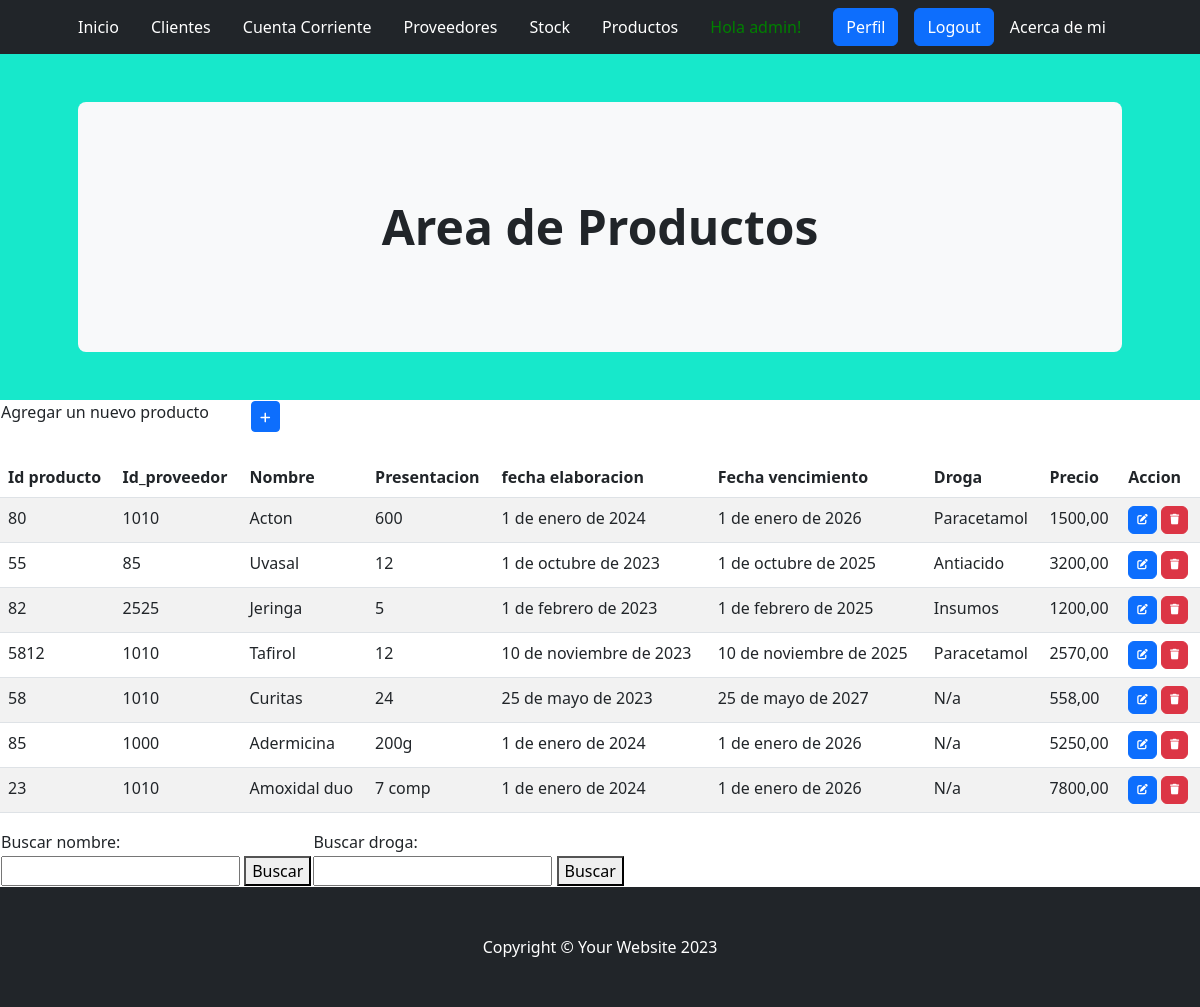
/aplicacion/productos/ (signed in), run on the app's committed database.
### aplicacion/models.py (models this page shows, shortened)
class Producto(models.Model):
    id_producto=models.IntegerField()
    id_proveedor=models.IntegerField()
    nombre = models.CharField(max_length=100)
    presentacion = models.CharField(max_length=100)
    fecha_elav= models.DateField()
    fecha_vence= models.DateField()
    droga=models.CharField(max_length=300)
    precio = models.DecimalField(max_digits=10, decimal_places=2)

### aplicacion/views.py (the view)
# urls.py: path('productos/', ProductoList.as_view(), name="productos"),
class ProductoList(LoginRequiredMixin,ListView):
    model = Producto

### aplicacion/templates/aplicacion/producto_list.html (shortened to what this page needs)
{% extends 'aplicacion/home.html' %}
{% block titulo %}
<header class="py-5" style="background-color: #17E8CB;">
    <div class="container px-lg-5">
        <div class="p-4 p-lg-5 bg-light rounded-3 text-center">
            <div class="m-4 m-lg-5">
                <h1 class="display-5 fw-bold">Area de Productos</h1>
            </div>
        </div>
    </div>
</header>
{% endblock titulo %}
{% block contenido %}
<table>
    <tr>
        <td width="250"><h6>Agregar un nuevo producto</h6></td>
        <td>
            <a
            href="{% url 'producto_create' %}"
            class="btn btn-primary btn-sm"
            >
            </a>
        </td>
    </tr>
</table>
    <table class="table table-striped">
        <thead>
            <tr>
                <br>
                <th>Id producto</th>
                <th>Id_proveedor</th>
                <th>Nombre</th>
                <th>Presentacion</th>
                <th>fecha elaboracion</th>
                <th>Fecha vencimiento</th>
                <th>Droga</th>
                <th>Precio</th>
                <th>Accion</th>
            </tr>
        </thead>
        <tbody>
    {% for c in producto_list  %}
            <tr>
                <td>{{ c.id_producto }}</td>
                <td>{{ c.id_proveedor }}</td>
                <td>{{ c.nombre|capfirst }}</td>
                <td>{{ c.presentacion }}</td>
                <td>{{ c.fecha_elav }}</td>
                <td>{{ c.fecha_vence }}</td>
                <td>{{ c.droga|capfirst }}</td>
                <td>{{ c.precio }}</td>
                <td>
                    <a
                      href="{% url 'producto_update' c.id %}"
                      class="btn btn-primary"
                      style="--bs-btn-padding-y: .25rem; --bs-btn-padding-x: .5rem; --bs-btn-font-size: .75rem;"
                      >
                    </a>
                    <a
                      href="{% url 'producto_delete' c.id %}"
                      class="btn btn-danger"
                      style="--bs-btn-padding-y: .25rem; --bs-btn-padding-x: .5rem; --bs-btn-font-size: .75rem;"
                      >
                    </a>
                  </td>
            </tr>
    {% endfor %}
        </tbody>
    </table>
{% endblock contenido %}
{% block menues %}
<table>
    <tr>
        <td><label for="buscarNombre">Buscar nombre:</label></td>
        <td><label for="buscarDroga">Buscar droga:</label></td>
    </tr>
    <tr>
        <td><form class="form-inline" action="{% url 'buscarProductos' %}" method="get">
            <input type="text" name="buscar" id="buscarNombre">
            <button type="submit">Buscar</button></form></td>
        <td><form class="form-inline" action="{% url 'buscarproductosDroga' %}" method="get">
            <input type="text" name="buscar" id="buscarDroga">
            <button type="submit">Buscar</button></form></td>
    </tr>
</table>
{% endblock menues %}

### aplicacion/templates/aplicacion/home.html (shortened to what this page needs)
<!DOCTYPE html>
<html lang="en">
    <head>
        {% load static %}
        <link href="https://cdn.jsdelivr.net/npm/bootstrap-icons@1.4.1/font/bootstrap-icons.css" rel="stylesheet" />
        <link href="{% static 'css/styles.css'%}" rel="stylesheet" />
        <link rel="stylesheet" href="https://cdnjs.cloudflare.com/ajax/libs/font-awesome/6.4.0/css/all.min.css">
    </head>
    <body>
        <nav class="navbar navbar-expand-lg navbar-dark bg-dark">
            <div class="container px-lg-5">
                {% if user.is_authenticated %}
                    <a class="navbar-brand" href="{% url 'home' %}" style="font-size: 16px;">Inicio</a>
                    <a class="navbar-brand" href="{% url 'clientes' %}" style="font-size: 16px;">Clientes</a>
                    <a class="navbar-brand" href="{% url 'cuentas' %}" style="font-size: 16px;">Cuenta Corriente</a>
                    <a class="navbar-brand" href="{% url 'proveedores' %}" style="font-size: 16px;">Proveedores</a>
                    <a class="navbar-brand" href="{% url 'stock' %}" style="font-size: 16px;">Stock</a>
                    <a class="navbar-brand" href="{% url 'productos' %}" style="font-size: 16px;">Productos</a>
                    <a style="color:green">Hola {{user.username}}!</a>
                    <a class="btn btn-primary" href="{% url 'editar_perfil' %}">Perfil</a>
                    <a class="btn btn-primary" href="{% url 'logout' %}">Logout</a>
                    <a class="navbar-brand" href="{% url 'acercademi' %}" style="font-size: 16px;">Acerca de mi</a>
                {% else %}
                    <a class="btn btn-primary" href="{% url 'login' %}">Login</a>
                    <a class="navbar-brand" href="https://youtu.be/ZOIlyNOlLJU" target="_blank" style="font-size: 16px;">Video explicativo</a>
                    <a class="btn btn-success" href="{% url 'registro' %}">Registro</a>
                {% endif %}
            </div>
        </nav>
        {% block titulo %}{% endblock titulo %}
        {% block contenido %}
        {% endblock contenido %}
        {% block menues %}{% endblock menues %}
        <footer class="py-5 bg-dark">
            <div class="container"><p class="m-0 text-center text-white">Copyright &copy; Your Website 2023</p></div>
        </footer>
    </body>
</html>

### data on the page
Producto: id_producto "80", id_proveedor "1010", nombre "Acton", presentacion "600", fecha_elav "1 de enero de 2024", fecha_vence "1 de enero de 2026", droga "Paracetamol", precio "1500,00"
Producto: id_producto "55", id_proveedor "85", nombre "Uvasal", presentacion "12", fecha_elav "1 de octubre de 2023", fecha_vence "1 de octubre de 2025", droga "Antiacido", precio "3200,00"
Producto: id_producto "82", id_proveedor "2525", nombre "Jeringa", presentacion "5", fecha_elav "1 de febrero de 2023", fecha_vence "1 de febrero de 2025", droga "Insumos", precio "1200,00"
Producto: id_producto "5812", id_proveedor "1010", nombre "Tafirol", presentacion "12", fecha_elav "10 de noviembre de 2023", fecha_vence "10 de noviembre de 2025", droga "Paracetamol", precio "2570,00"
Producto: id_producto "58", id_proveedor "1010", nombre "Curitas", presentacion "24", fecha_elav "25 de mayo de 2023", fecha_vence "25 de mayo de 2027", droga "N/a", precio "558,00"
Producto: id_producto "85", id_proveedor "1000", nombre "Adermicina", presentacion "200g", fecha_elav "1 de enero de 2024", fecha_vence "1 de enero de 2026", droga "N/a", precio "5250,00"
Producto: id_producto "23", id_proveedor "1010", nombre "Amoxidal duo", presentacion "7 comp", fecha_elav "1 de enero de 2024", fecha_vence "1 de enero de 2026", droga "N/a", precio "7800,00"

### other printed values
{{ user.username }} "admin"
